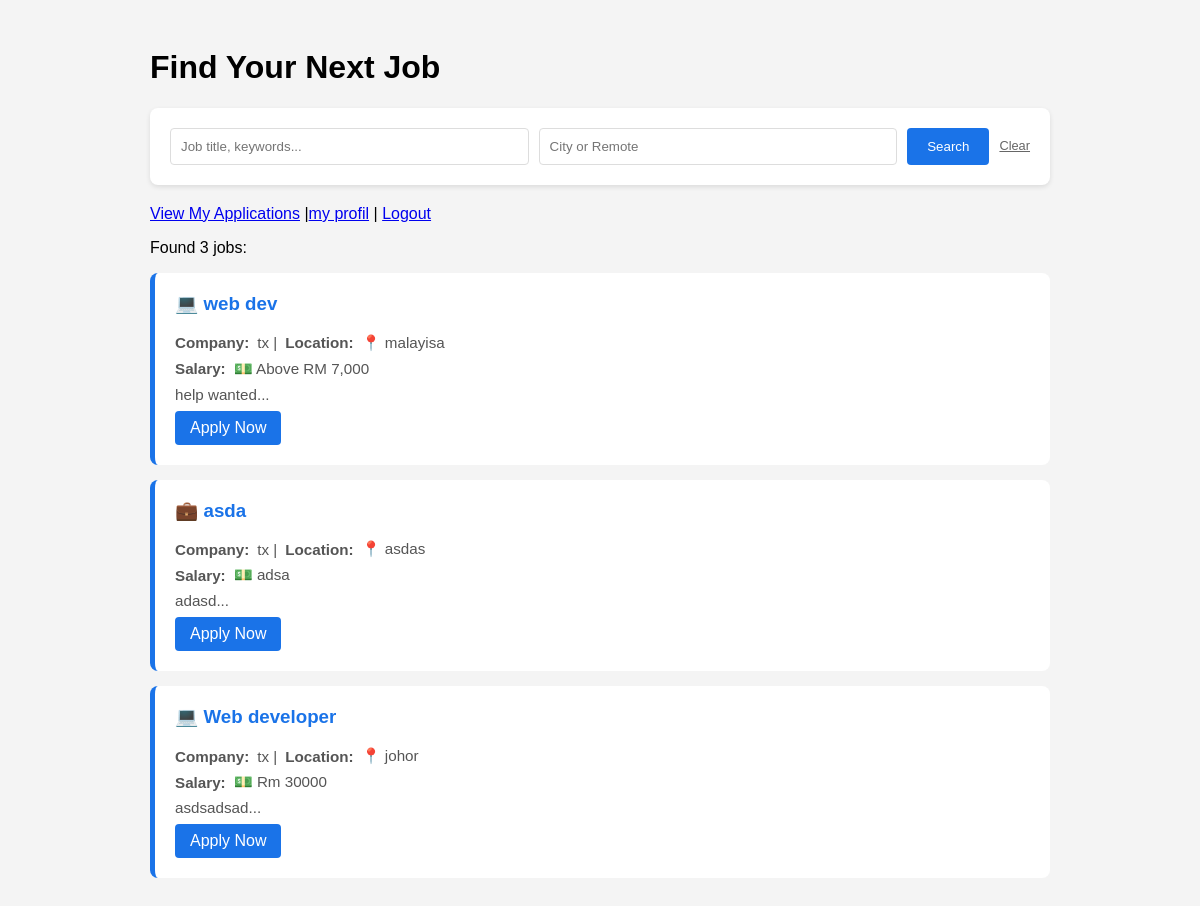
Page /candidate_dashboard.php (signed in) on the committed database.
### tables this page shows
CREATE TABLE `jobs` (
  `id` bigint UNSIGNED NOT NULL,
  `user_id` bigint UNSIGNED NOT NULL,
  `title` varchar(255) NOT NULL,
  `description` text NOT NULL,
  `location` varchar(255) NOT NULL,
  `salary` varchar(100) DEFAULT NULL,
  `job_type` enum('Full-time','Part-time','Remote','Contract') DEFAULT 'Full-time',
  `status` enum('Open','Closed') DEFAULT 'Open',
  `created_at` timestamp NULL DEFAULT CURRENT_TIMESTAMP,
  `updated_at` timestamp NULL DEFAULT NULL
);

CREATE TABLE `users` (
  `id` bigint UNSIGNED NOT NULL,
  `name` varchar(255) NOT NULL,
  `email` varchar(255) NOT NULL,
  `password` varchar(255) NOT NULL,
  `role` enum('candidate','employer') DEFAULT 'candidate',
  `created_at` timestamp NULL DEFAULT NULL,
  `updated_at` timestamp NULL DEFAULT NULL
);

### candidate_dashboard.php (the view, shortened to what this page needs)
<?php
include('config.php');
$search_query = "";
$location_query = "";
$sql = "SELECT jobs.*, users.name as employer_name
        FROM jobs
        JOIN users ON jobs.user_id = users.id
        WHERE status = 'Open'";
$sql .= " ORDER BY created_at DESC";
$result = $conn->query($sql);
?>
<!DOCTYPE html>
<html>
<head>
</head>
<body>
    <div class="container">
        <h1>Find Your Next Job</h1>
        <form class="search-box" method="GET" action="candidate_dashboard.php">
            <input type="text" name="search" placeholder="Job title, keywords..." value="<?php echo htmlspecialchars($search_query); ?>">
            <input type="text" name="location" placeholder="City or Remote" value="<?php echo htmlspecialchars($location_query); ?>">
            <button type="submit">Search</button>
            <a href="candidate_dashboard.php" style="padding-top:10px; font-size: 0.8rem; color: #666;">Clear</a>
        </form>
        <p><a href="my_applications.php">View My Applications</a> |<a href="profile.php">my profil</a> | <a href="logout.php">Logout</a></p>
        <?php if ($result->num_rows > 0): ?>
            <p>Found <?php echo $result->num_rows; ?> jobs:</p>
          <?php while($row = $result->fetch_assoc()): ?>
        <div class="job-card">
        <?php
            $title_lower = strtolower($row['title']);
            $icon = "💼";
            if (strpos($title_lower, 'web') !== false || strpos($title_lower, 'dev') !== false || strpos($title_lower, 'software') !== false) {
                $icon = "💻";
            } elseif (strpos($title_lower, 'design') !== false || strpos($title_lower, 'art') !== false) {
                $icon = "🎨";
            } elseif (strpos($title_lower, 'manager') !== false || strpos($title_lower, 'admin') !== false) {
                $icon = "👔";
            }
        ?>
        <h3><?php echo $icon; ?> <?php echo htmlspecialchars($row['title']); ?></h3>
        <p>
            <strong>Company:</strong> <?php echo htmlspecialchars($row['employer_name']); ?> |
            <strong>Location:</strong> 📍 <?php echo htmlspecialchars($row['location']); ?>
        </p>
        <p>
            <strong>Salary:</strong> 💵
            <?php echo !empty($row['salary']) ? htmlspecialchars($row['salary']) : "Negotiable"; ?>
        </p>
        <p><?php echo nl2br(htmlspecialchars(substr($row['description'], 0, 150))); ?>...</p>
        <a href="apply_job.php?id=<?php echo $row['id']; ?>" class="apply-btn">Apply Now</a>
    </div>
<?php endwhile; ?>
        <?php else: ?>
            <div style="background: white; padding: 40px; text-align: center; border-radius: 8px;">
                <p>No jobs found matching your search. Try different keywords.</p>
            </div>
        <?php endif; ?>
    </div>
</body>
</html>

### candidate_dashboard.php (style rules this page uses)
body { font-family: Arial, sans-serif; background: #f4f4f4; padding: 20px; }
.search-box { background: white; padding: 20px; border-radius: 8px; margin-bottom: 20px; display: flex; gap: 10px; box-shadow: 0 2px 5px rgba(0,0,0,0.1); }
.search-box input { flex: 1; padding: 10px; border: 1px solid #ddd; border-radius: 4px; }
.search-box button { padding: 10px 20px; background: #1a73e8; color: white; border: none; border-radius: 4px; cursor: pointer; }
.container { max-width: 900px; margin: auto; }
.job-card { background: white; padding: 20px; margin-bottom: 15px; border-radius: 8px; border-left: 5px solid #1a73e8; }
.job-card h3 { margin-top: 0; color: #1a73e8; display: flex; align-items: center; gap: 10px; }
.job-card p { margin: 8px 0; color: #555; font-size: 0.95rem; display: flex; align-items: center; gap: 8px; }
.apply-btn { background: #1a73e8; color: white; padding: 8px 15px; text-decoration: none; border-radius: 4px; display: inline-block; }

### rows in the picture
jobs: title "💻", title "web dev", user.name "tx", location "malayisa", salary "Above RM 7,000", description "help wanted"
jobs: icon "💼", title "asda", user.name "tx", location "asdas", salary "adsa", description "adasd"
jobs: title "💻", title "Web developer", user.name "tx", location "johor", salary "Rm 30000", description "asdsadsad"

### other values in the picture
$result->num_rows "3"
